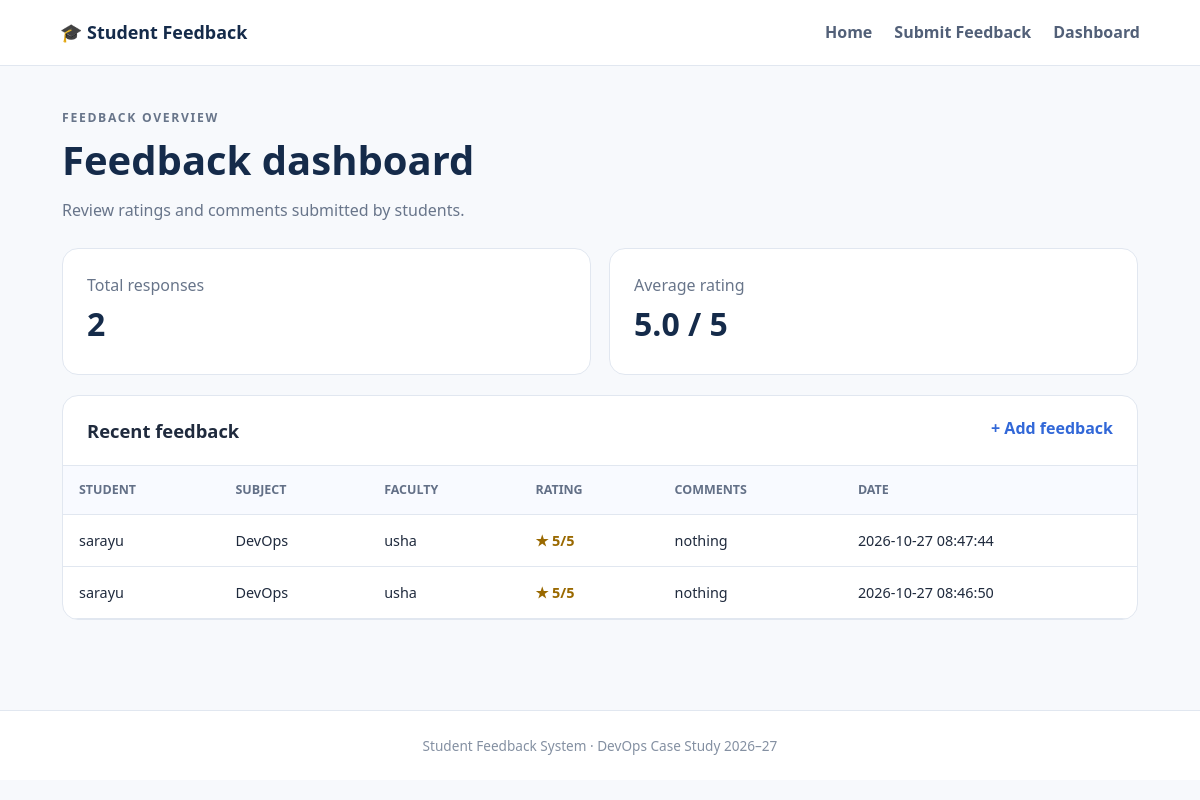
/dashboard, run on the app's committed database.
### tables this page shows
CREATE TABLE feedback (
            id INTEGER PRIMARY KEY AUTOINCREMENT,
            student_name TEXT NOT NULL, subject TEXT NOT NULL,
            faculty TEXT NOT NULL, rating INTEGER NOT NULL,
            comments TEXT NOT NULL, created_at TIMESTAMP DEFAULT CURRENT_TIMESTAMP);

### app.py (the view)
@app.route("/dashboard")
def dashboard():
    with db_connect() as db:
        entries = db.execute("SELECT * FROM feedback ORDER BY id DESC").fetchall()
        summary = db.execute("SELECT COUNT(*) AS total, ROUND(AVG(rating), 1) AS average FROM feedback").fetchone()
    return render_template("dashboard.html", entries=entries, summary=summary)

### app.py (called while the page is built)
def db_connect():
    conn = sqlite3.connect(DB_PATH)
    conn.row_factory = sqlite3.Row
    return conn

### templates/dashboard.html
{% extends "base.html" %}{% block title %}Dashboard | Student Feedback{% endblock %}{% block content %}
<section class="page-heading"><p class="eyebrow">FEEDBACK OVERVIEW</p><h1>Feedback dashboard</h1><p>Review ratings and comments submitted by students.</p></section>
<section class="stats"><article class="stat-card"><span>Total responses</span><strong>{{ summary.total }}</strong></article><article class="stat-card"><span>Average rating</span><strong>{% if summary.average is not none %}{{ summary.average }} / 5{% else %}—{% endif %}</strong></article></section>
<section class="table-card"><div class="table-title"><h2>Recent feedback</h2><a href="{{ url_for('feedback') }}">+ Add feedback</a></div>
{% if entries %}<div class="table-wrap"><table><thead><tr><th>Student</th><th>Subject</th><th>Faculty</th><th>Rating</th><th>Comments</th><th>Date</th></tr></thead><tbody>
{% for entry in entries %}<tr><td>{{ entry.student_name }}</td><td>{{ entry.subject }}</td><td>{{ entry.faculty }}</td><td><span class="rating">★ {{ entry.rating }}/5</span></td><td>{{ entry.comments }}</td><td>{{ entry.created_at }}</td></tr>{% endfor %}
</tbody></table></div>{% else %}<div class="empty"><div>📝</div><h3>No feedback yet</h3><p>Be the first to share your experience.</p><a class="button" href="{{ url_for('feedback') }}">Submit feedback</a></div>{% endif %}</section>{% endblock %}

### templates/base.html (shortened to what this page needs)
<!doctype html>
<html lang="en"><head><meta charset="utf-8"><meta name="viewport" content="width=device-width, initial-scale=1">
<link rel="stylesheet" href="{{ url_for('static', filename='style.css') }}"></head>
<body><header class="topbar"><a class="brand" href="{{ url_for('home') }}">🎓 Student Feedback</a>
<nav><a href="{{ url_for('home') }}">Home</a><a href="{{ url_for('feedback') }}">Submit Feedback</a><a href="{{ url_for('dashboard') }}">Dashboard</a></nav></header>
<main class="container">
{% block content %}{% endblock %}</main><footer>Student Feedback System · DevOps Case Study 2026–27</footer></body></html>

### static/style.css (style rules this page uses)
* { box-sizing:border-box }
:root { --navy:#152b4a;--blue:#3268d8;--ink:#1f2a3d;--muted:#68758a;--line:#e1e7f0 }
body { margin:0;background:#f7f9fc;color:var(--ink);font-family:Segoe UI,Arial,sans-serif;line-height:1.6 }
.topbar { display:flex;justify-content:space-between;align-items:center;padding:18px 5vw;background:#fff;border-bottom:1px solid var(--line);gap:24px }
.brand { font-weight:800;color:var(--navy);font-size:1.12rem;text-decoration:none }
.topbar nav { display:flex;gap:22px;flex-wrap:wrap }
.topbar nav a { color:#526078;text-decoration:none;font-weight:600 }
.container { max-width:1120px;margin:42px auto;padding:0 22px;min-height:70vh }
.eyebrow { font-size:.76rem;letter-spacing:.14em;font-weight:800;color:var(--blue);margin:0 0 10px }
.hero h1,.page-heading h1 { font-size:clamp(2rem,4vw,3.25rem);line-height:1.13;color:var(--navy);margin:0 0 18px }
.hero p,.page-heading p { color:var(--muted) }
.feature,.stat-card,.form-card,.table-card { background:#fff;border:1px solid var(--line);border-radius:16px;padding:24px }
.page-heading { margin-bottom:24px }
.page-heading h1 { font-size:2.5rem;margin-bottom:8px }
.stats { display:grid;grid-template-columns:repeat(2,minmax(0,1fr));gap:18px;margin-bottom:20px }
.stat-card span { display:block;color:var(--muted) }
.stat-card strong { display:block;font-size:2rem;color:var(--navy) }
.table-card { padding:0;overflow:hidden }
.table-title { display:flex;justify-content:space-between;padding:20px 24px;border-bottom:1px solid var(--line) }
.table-title h2 { font-size:1.15rem;margin:0 }
.table-title a { color:var(--blue);font-weight:700;text-decoration:none }
.table-wrap { overflow-x:auto }
table { border-collapse:collapse;width:100%;font-size:.9rem }
th,td { text-align:left;vertical-align:top;padding:14px 16px;border-bottom:1px solid var(--line) }
th { background:#f8faff;color:#637087;font-size:.78rem;text-transform:uppercase }
.rating { white-space:nowrap;color:#9a6900;font-weight:700 }
footer { text-align:center;color:#8490a2;padding:24px;font-size:.85rem;border-top:1px solid var(--line);background:#fff }

### data on the page
feedback: student_name "sarayu", subject "DevOps", faculty "usha", rating "5", comments "nothing", created_at "2026-10-27 08:47:44"
feedback: student_name "sarayu", subject "DevOps", faculty "usha", rating "5", comments "nothing", created_at "2026-10-27 08:46:50"

### other printed values
{{ summary.total }} "2"
{{ summary.average }} "5.0"
